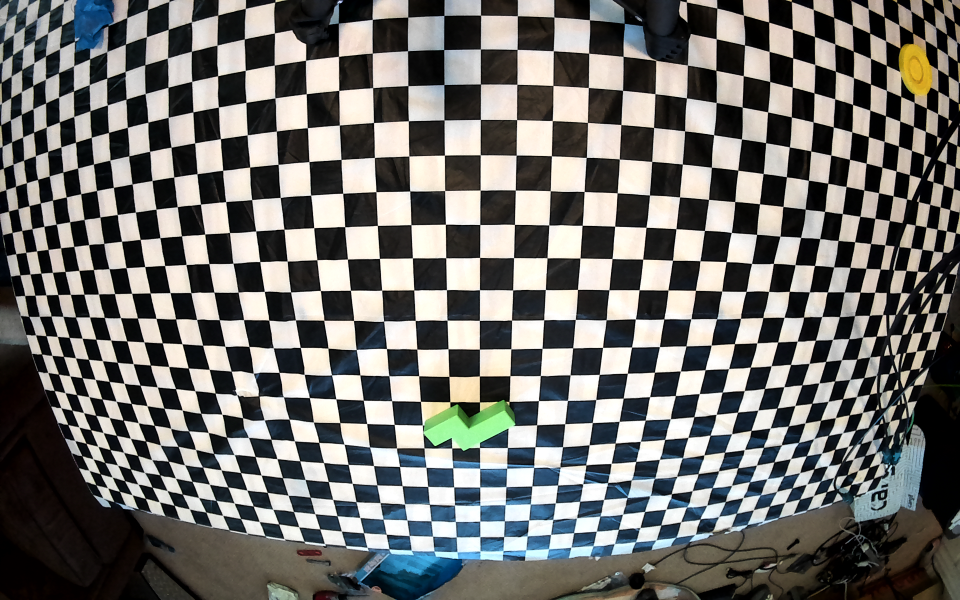
#> input picture jk_deploy/flex/sessions/20260928_four_grid/captures/input1.png, 1920 x 1200 px, given in place of input0.png, which was not available (shown at 1/2 size)
$ python inspect_markers.py
#> lines starting #> are read from the running program, lines starting #| are printed output that depends on the picture; after the words box and inside, x2 and y2 are one past the last pixel; in counts of white or black regions, pixels touching at a corner belong together; pictures that were not available may be replaced by others from this repository, and a replacement may not be noted
#!/usr/bin/env python3
"""Record default ArUco detections for this saved case; no calibration changes."""
import json
from pathlib import Path

import cv2
import numpy as np

ROOT = Path(__file__).resolve().parent


def main():
    detector = cv2.aruco.ArucoDetector(
        cv2.aruco.getPredefinedDictionary(cv2.aruco.DICT_4X4_50))
    records, tiles = [], []
    visibility = {str(i): [] for i in range(1, 5)}
    for i in range(4):
        image = cv2.imread(str(ROOT / "captures" / f"input{i}.png"))
#> image is the input picture: shape (1200, 1920, 3); mean B, G, R 109.4, 112.5, 113.1
        if image is None:
            raise ValueError(f"Missing camera {i+1}")
        corners, ids, rejected = detector.detectMarkers(image)
#> corners = (); ids = None; rejected = 469 items
        markers = []
        for points, marker_id in zip(corners, [] if ids is None else ids.ravel()):
            xy = points[0]
            marker_id = int(marker_id)
            sides = np.linalg.norm(xy-np.roll(xy, -1, axis=0), axis=1)
            markers.append({"id": marker_id, "corners": xy.tolist(),
                            "side_lengths_px": sides.astype(float).tolist()})
            visibility.setdefault(str(marker_id), []).append(i+1)
#> this loop made 0 passes
#> after the loop, markers = []; visibility = {'1': [], '2': [], '3': [], '4': []}
        cv2.aruco.drawDetectedMarkers(image, corners, ids)
        tile = np.zeros((654, 960, 3), np.uint8)
        tile[54:] = cv2.resize(image, (960, 600), interpolation=cv2.INTER_AREA)
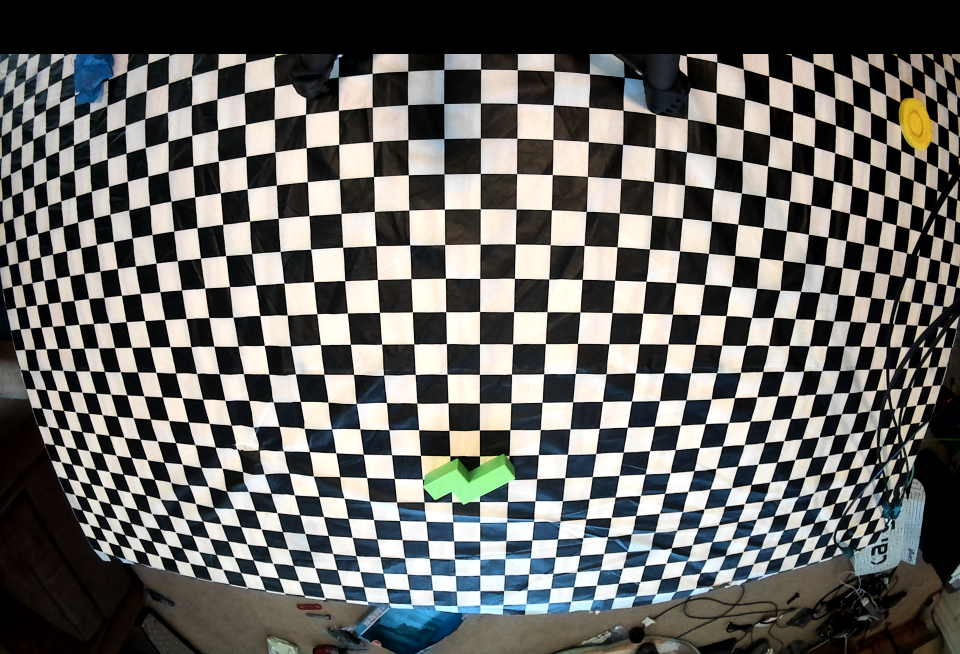
#> tile: shape (654, 960, 3); mean B, G, R 100.5, 103.3, 103.8
        label = ", ".join(str(m["id"]) for m in sorted(markers, key=lambda m: m["id"]))
        cv2.putText(tile, f"CAM {i+1} / marker IDs {label}", (18, 36),
                    cv2.FONT_HERSHEY_SIMPLEX, .85, (255, 255, 255), 2)
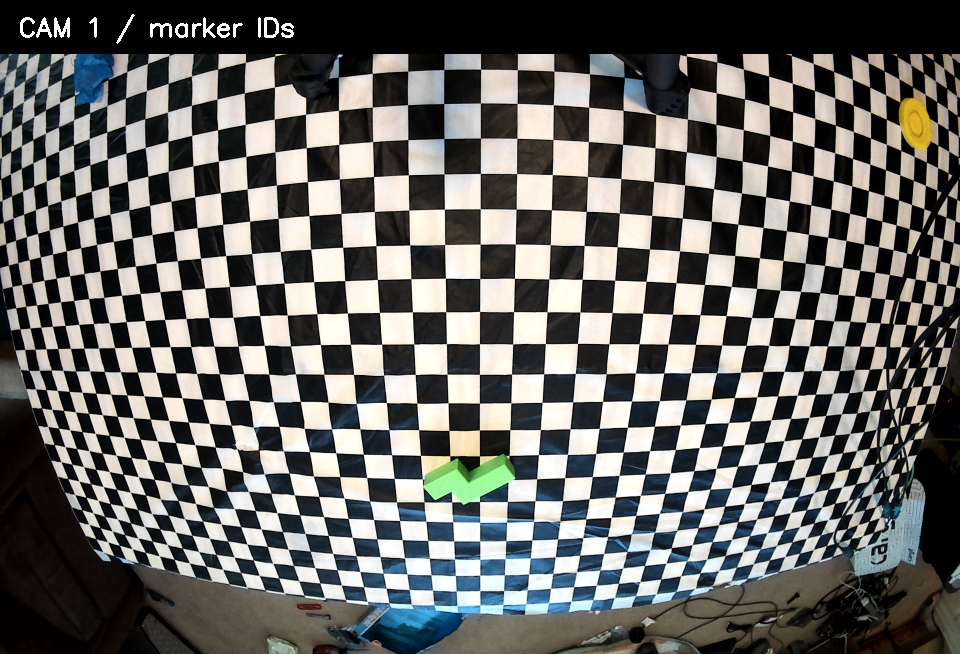
#> tile: shape (654, 960, 3); 0.26% of pixels changed, all inside (x1, y1, x2, y2) = (20, 14, 294, 44)
        tiles.append(tile)
        record = {"camera": i+1, "capture_input": i, "markers": markers,
                  "rejected_candidates": len(rejected)}
#> record = {'camera': 1, 'capture_input': 0, 'markers': [], 'rejected_candidates': 469}
#> pass 3 of the loop in main, `for i in range(4):`:
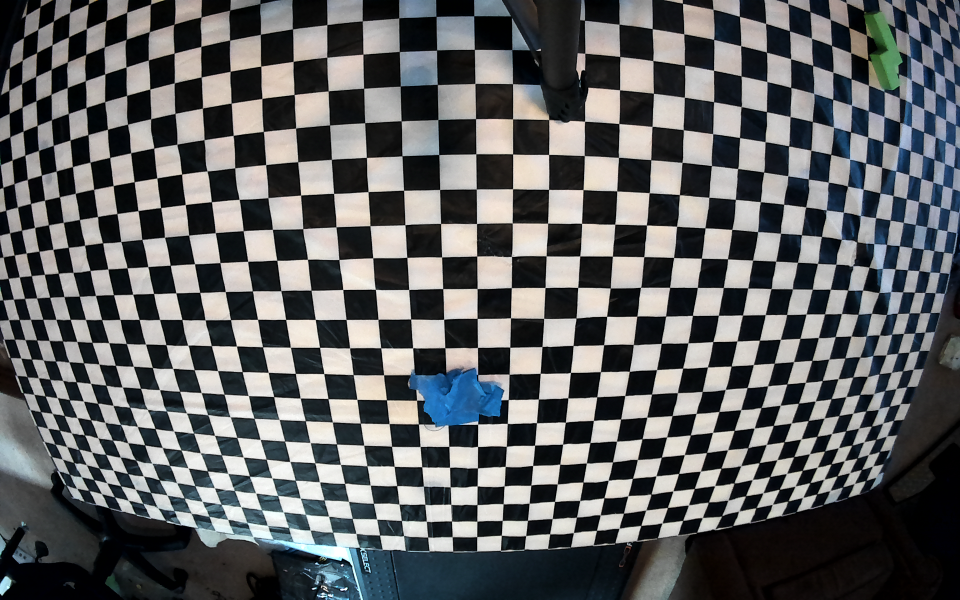
#> input picture jk_deploy/flex/sessions/20260928_four_grid/captures/input2.png, 1920 x 1200 px, found by its file name (shown at 1/2 size)
#> in main, image is the input picture: shape (1200, 1920, 3); mean B, G, R 98.5, 97.5, 95.9
#> rejected = 418 items
#> in main, `tile[54:] = cv2.resize(image, (960, 600), interpolation=cv2.INTER_AREA)`:
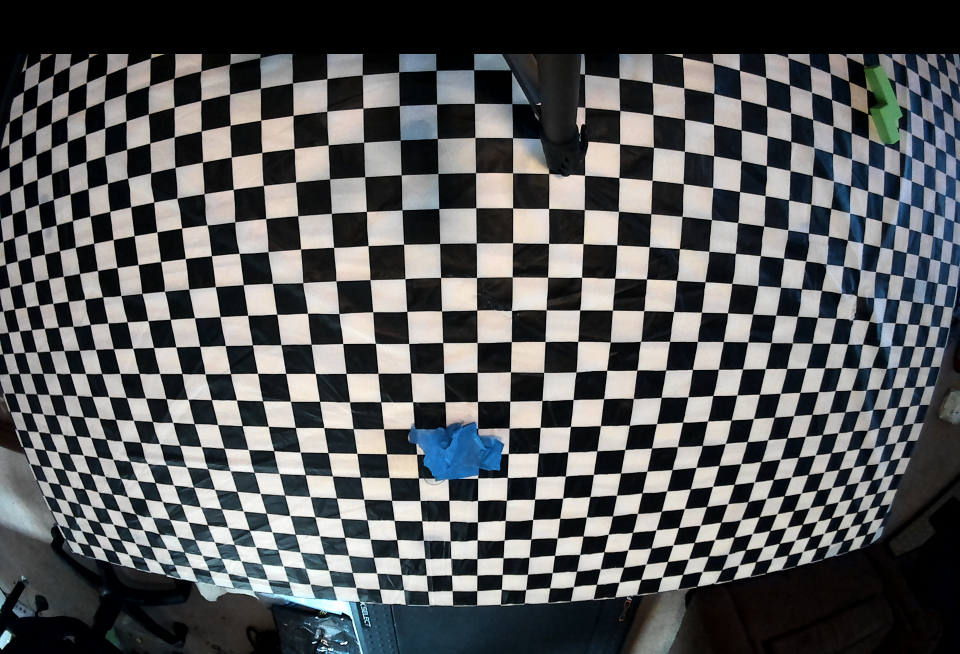
#> tile: shape (654, 960, 3); mean B, G, R 90.5, 89.6, 88.1
#> in main, `cv2.putText(tile, f"CAM {i+1} / marker IDs {label}", (18, 36), cv2.FON..`:
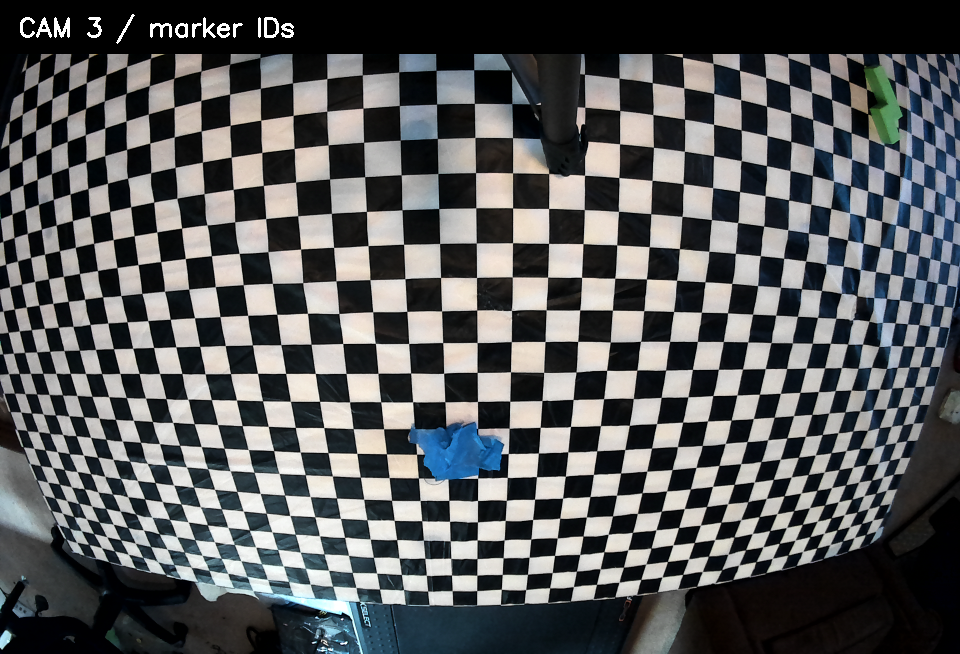
#> tile: shape (654, 960, 3); 0.27% of pixels changed, all inside (x1, y1, x2, y2) = (20, 14, 294, 44)
#> record = {'camera': 3, 'capture_input': 2, 'markers': [], 'rejected_candidates': 418}
#> the loop made 4 passes; the first 3 are shown
        corner_path = ROOT / "captures" / f"input{i}.corners.npz"
        if corner_path.exists():
            with np.load(corner_path) as data:
                record["legacy_checker_detection"] = {"status": "passed", "corners": len(data["points"])}
        else:
            record["legacy_checker_detection"] = {"status": "no_saved_detection"}
        records.append(record)
    result = {"purpose": "Static inspection only, not a new calibration",
              "opencv_version": cv2.__version__, "dictionary": "DICT_4X4_50",
              "detector_settings": "OpenCV defaults; native 1920x1200 input",
              "marker_visibility": visibility, "cameras": records}
    (ROOT / "inspection.json").write_text(json.dumps(result, indent=2)+"\n")
    cv2.imwrite(str(ROOT / "marker_contact.png"),
                np.vstack((np.hstack(tiles[:2]), np.hstack(tiles[2:]))))
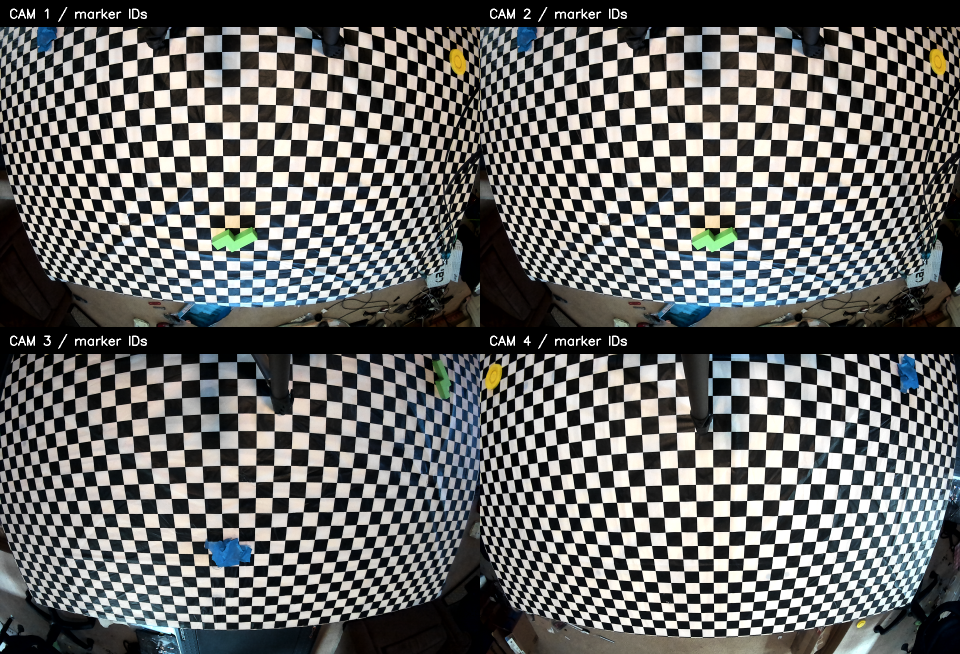
#> saved as marker_contact.png: shape (1308, 1920, 3) (shown at 1/2 size); mean B, G, R 101.1, 102.6, 102.1
    print(json.dumps(result, indent=2))


if __name__ == "__main__":
    main()
